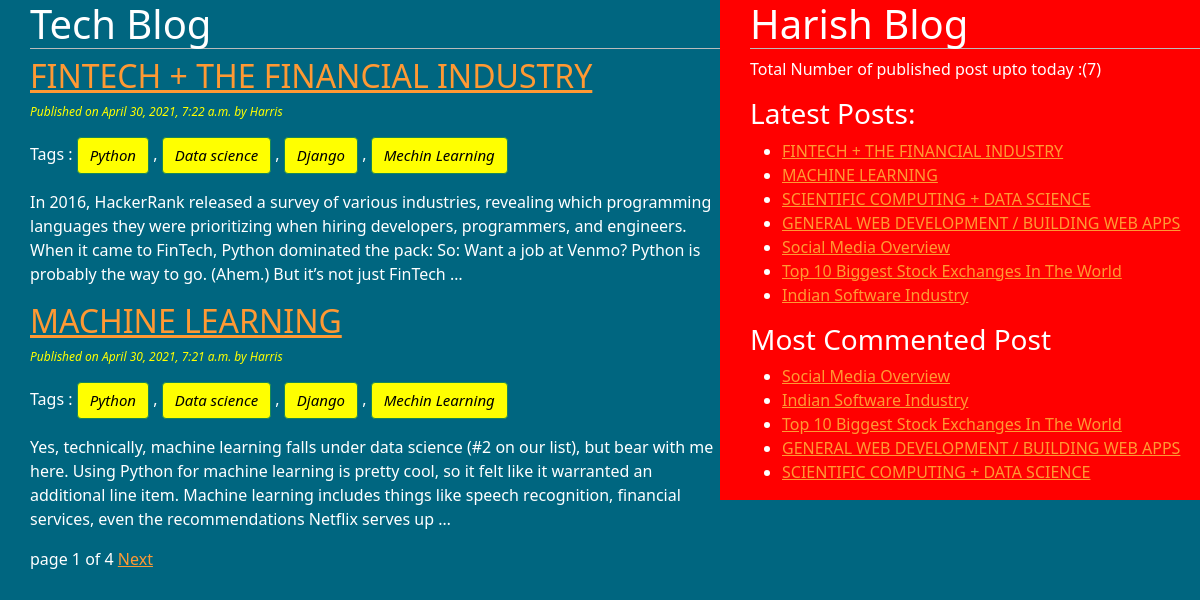
The page / on the database its author committed.
### blogapp/models.py (models this page shows, shortened)
class Post(models.Model):
    STATUS_CHOICES = (('draft','Draft'),('published','Published'))
    title = models.CharField(max_length = 250)
    slug = models.SlugField(max_length = 250,unique_for_date = 'publish')
    author = models.ForeignKey(User,related_name ='blog_posts',on_delete =models.CASCADE)
    body = models.TextField()
    publish = models.DateTimeField(default = timezone.now)
    created = models.DateTimeField(auto_now_add = True)
    updated = models.DateTimeField(auto_now = True)
    status = models.CharField(max_length = 10,choices = STATUS_CHOICES,default='draft')
    objects = CustomManager()
    tags = TaggableManager()
    class Meta:
        ordering = ('-publish',)
    def get_absolute_url(self):
        return reverse('post_detail',args=[self.publish.strftime('%d'),self.publish.strftime('%m'),self.publish.year,self.slug])

### blogapp/views.py (the view)
# urls.py: path('',views.post_view),
def post_view(request,tag_slag = None):
    post_list = Post.objects.all()
    tag = None
    if tag_slag:
        tag = get_object_or_404(Tag,slug=tag_slag)
        post_list = post_list.filter(tags__in=[tag])
    paginator =Paginator(post_list,2)
    page_number = request.GET.get('page')
    try:
        post_list = paginator.page(page_number)
    except PageNotAnInteger:
        post_list = paginator.page(1)
    except EmptyPage:
        post_list = paginator.page(paginator.num_pages)
    return render (request,'testapp/post_list.html',{'post_list':post_list,'tag':tag})

### blogapp/models.py (called while the page is built)
    def get_queryset(self):
        return super().get_queryset().filter(status='published')

### blogapp/templatetags/blog_tags.py (called while the page is built)
@register.simple_tag(name= 'my_tag')
def total_posts():
    return Post.objects.count()

@register.inclusion_tag('testapp/latest_post123.html')
def show_latest_post(count=3): #default count value is 3
    latest_post = Post.objects.order_by('-publish')[:count]
    return {'latest_post':latest_post}

@register.simple_tag
def get_most_commented_posts(count=5):
    return Post.objects.annotate(total_comments=Count('comments')).order_by('-total_comments')[:count]

### templates/testapp/post_list.html (shortened to what this page needs)
<!DOCTYPE html>
{%extends 'testapp/base.html'%}
  {%block content%}
    <h1>Tech Blog</h1>
    {%for post in post_list%}
    <a href="{{post.get_absolute_url}}"> <h2>{{post.title}}</h2></a>
    <p id = 'date'> Published on {{post.publish}} by {{post.author|title}}</p>
    <p>Tags :
       {% for tag in post.tags.all %}
       <a href="{%url 'post_list_by_tag_name' tag.slug%}" class="btn btn-success" >{{tag.name}}</a>
       {%if not forloop.last%},{%endif%}
        {%endfor%}</p>
    {{post.body|truncatewords:50 | linebreaks}}
    {%endfor%}
     {%include 'testapp/pagination.html' with page=post_list%}
    {%endblock%}

### templates/testapp/base.html (shortened to what this page needs)
<!DOCTYPE html>
{%load blog_tags%}
{%load static%}
<html lang="en" dir="ltr">
  <head>
    <link href="https://cdn.jsdelivr.net/npm/bootstrap@5.0.0-beta3/dist/css/bootstrap.min.css" rel="stylesheet"
>
    <link rel="stylesheet" href="{% static "css/blog1.css" %}">
  </head>
  <body>
    <div class="content">
      {%block content%}{%endblock%}
   </div>
    <div class="sidebar">
        <h1>Harish Blog</h1>
        <p>Total Number of published post upto today :({%my_tag%})</p>
        <h3>Latest Posts:</h3>{%show_latest_post 100%}
        <h3>Most Commented Post</h3>
        {% get_most_commented_posts as most_commented_posts%}
        <ul>
          {%for post in most_commented_posts%}
          <li><a href="{{post.get_absolute_url}}"> {{post.title}}</a></li>
          {%endfor%}
        </ul>
      </div>
  </body>
</html>

### templates/testapp/pagination.html (shortened to what this page needs)
<div class="paginator">
  <span class='current'>
    page {{page.number}} of {{page.paginator.num_pages}}
  </span>
   <span>
     {%if page.has_next%}
      <a href="?page={{page.next_page_number}}">Next</a>
      {%endif%}
     </span>
</div>

### templates/testapp/latest_post123.html
<ul>
  {%for post in latest_post%}
  <li><a href="{{post.get_absolute_url}}"> {{post.title}}</a></li>
  {%endfor%}
</ul>

### static/css/blog1.css (style rules this page uses)
.content { float:left; width:60%; padding:0 0 0 30px; background: #006680; height: 100%; }
.sidebar { float:right; width:40%; padding:0 0 0 30px; background: #ff0000; height: 100%; }
h1 { border-bottom: 1px solid #bbb; padding-bottom: : 20px; }
h2 { color: #ff9933; }
#date { color:yellow; font-size:12px; font-style: italic; }
body { background: #006680; color:white; }
a { color:#ff9933; }
.btn { font-style: italic; background-color: yellow; color: black; text-align: center; font-size: 15px; }

### rows shown on the page
Post: title "FINTECH + THE FINANCIAL INDUSTRY", publish "April 30, 2021, 7:22 a.m.", author "Harris", body "In 2016, HackerRank released a survey of various industries, revealing which programming languages they were prioritizing when hiring developers, programmers, and engineers. When it came to FinTech, Python dominated the pack: So: Want a job at Venmo? Python is probably the way to go. (Ahem.) But it’s not just FinTech …"
Tag: name "Python"
Tag: name "Data science"
Tag: name "Django"
Tag: name "Mechin Learning"
Post: title "MACHINE LEARNING", publish "April 30, 2021, 7:21 a.m.", author "Harris", body "Yes, technically, machine learning falls under data science (#2 on our list), but bear with me here. Using Python for machine learning is pretty cool, so it felt like it warranted an additional line item. Machine learning includes things like speech recognition, financial services, even the recommendations Netflix serves up …"
Post: title "SCIENTIFIC COMPUTING + DATA SCIENCE"
Post: title "GENERAL WEB DEVELOPMENT / BUILDING WEB APPS"
Post: title "Social Media Overview"
Post: title "Top 10 Biggest Stock Exchanges In The World"
Post: title "Indian Software Industry"

### other values the page prints
{{ page.number }} "1"
{{ page.paginator.num_pages }} "4"
